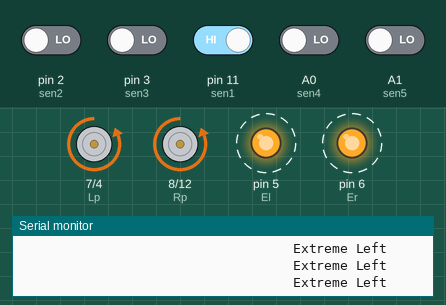
The sketch below on a simulated Arduino Uno, built with avr-gcc and run on an emulated ATmega328P. Parts: motor-driver pin pairs drawn as motors (green arrow = first pin HIGH = forward, orange = second pin HIGH = backward, longer = more drive), output pins drawn as LEDs (lit = HIGH), the last lines printed to the serial monitor. Dashed ring = blinking. The inputs (shaded band) are chosen by the test bench; at power-on: pin 11 (sen1) HIGH, A0 (sen4), A1 (sen5), pin 2 (sen2), pin 3 (sen3) LOW.

Above: at 1.35 s.
1.4 s: pin 3 (sen3) driven HIGH
At 2.3 s:
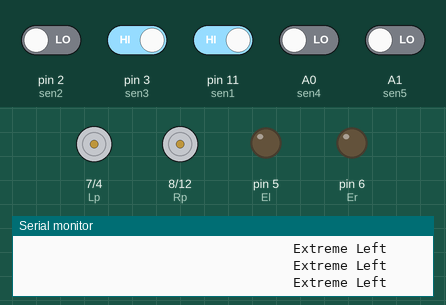
3.0 s: pin 3 (sen3) driven LOW
At 3.2 s:
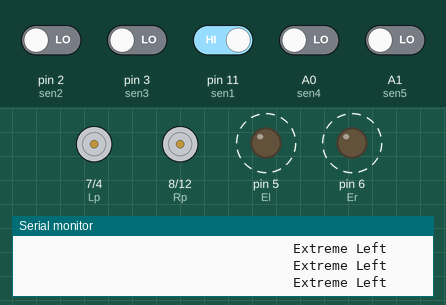
6.0 s: pin 2 (sen2) driven HIGH
9.0 s: pin 11 (sen1) driven LOW
12.0 s: pin 2 (sen2) driven LOW
At 13.1 s:
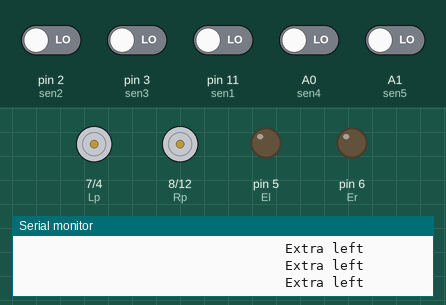
13.5 s: A0 (sen4) driven HIGH
At 13.62 s:
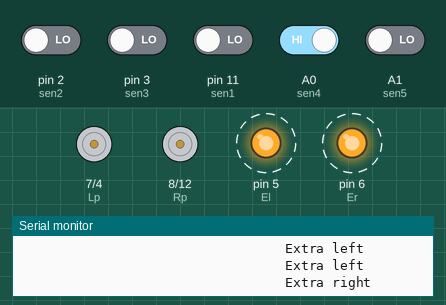
Timing chart, 0 to 17.5 s (numbered marks = the images above; inputs shaded):
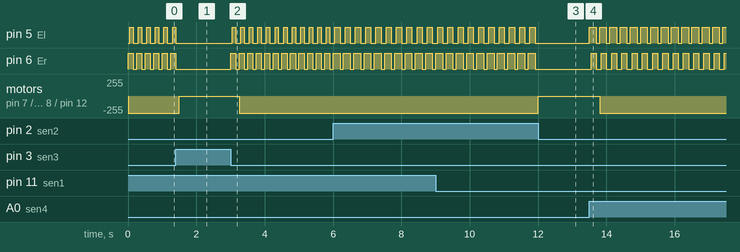

The sketch:

line_foll_16_sept.ino
```cpp
#define sen1 11
#define sen2 2
#define sen3 3
#define sen4 A0
#define sen5 A1
#define Lp 7 //left pin of positive motor
#define Ln 4 // left negative
#define El 5 // Enable pin of left motor
#define Rp 8 //right motor positive pin
#define Rn 12 //pin no of right negative motor
#define Er 6 //Enable pin of right motor. if it is 0 right motor is always off
//#define led 13

int i=0;
int j;
int n=10;

int s1,s2,s3,s4,s5;

int count=0;
int count1=30;
int count2=count1-count;

int sf=0;   //stop flag
int flag=1;
void setup() {
  // put your setup code here, to run once:
  Serial.begin(9600);
  pinMode(sen1,INPUT);
  pinMode(sen2,INPUT);
  pinMode(sen3,INPUT);
  pinMode(sen4,INPUT);
  pinMode(sen5,INPUT);
  pinMode(Lp,OUTPUT);
  pinMode(Ln,OUTPUT);
  pinMode(El,OUTPUT);
  pinMode(Er,OUTPUT);
  pinMode(Rp,OUTPUT);
  pinMode(Rn,OUTPUT);


//digitalWrite(El,HIGH);
  //digitalWrite(Er,HIGH);

  //MotorControl(1,1);
//  Serial.print("hi");
}

//obstacle detected returns 0
//refresh rate 5ms
//on time increased, radius of turn increased


void right(int);
void left(int);

void loop(){

  if(!sf)
    MotorControl(1,1);

  s1 = digitalRead(sen1);
  s2 = digitalRead(sen2);
  s3 = digitalRead(sen3);
  s4 = digitalRead(sen4);
  s5 = digitalRead(sen5);


  if(!s1 && s2 && s3 && s4 && !s5)
  {
    sf=0;
//    MotorControl(1,1);

//    if (count>0&&count < 20&&flag==1)
//    {
//      digitalWrite(El,HIGH);
//      digitalWrite(Er,HIGH);
//      delay(count);
//
//      digitalWrite(El,LOW);
//      digitalWrite(Er,LOW);
//      delay(count2);
//      count1++;
//      count2 = count1 - count;
//
//      if(count==18)
//        flag=2;
//    }
//    else if(count>0&&count < 20&&flag==2)
//    {
//       digitalWrite(El,HIGH);
//       digitalWrite(Er,HIGH);
//       delay(count);
//
//       digitalWrite(El,LOW);
//       digitalWrite(Er,LOW);
//       delay(count2);
//
//       count--;
//       count2 = count1 - count;
//       if(count==2)
//        flag=1;
//    }


    digitalWrite(Er,HIGH);
    digitalWrite(El,HIGH);
    delay(20);
    digitalWrite(Er,LOW);
    digitalWrite(El,LOW);
    delay(80);

    Serial.println("Straight");
  }

  else if(!s1 && !s2 && s3 && s4 && !s5)
  {
    sf=0;
//    MotorControl(1,1);
    Serial.println("                Right");
    right(3);
  }

  else if(!s1 && s2 && s3 && !s4 && !s5)
  {
    sf=0;
//    MotorControl(1,1);
    Serial.println("                          Left");
    left(3);
  }

  else if(s1 && s2 && !s3 && !s4 && !s5)
  {
    sf=0;
//    MotorControl(1,1);
    Serial.println("           Moderate Left");
    left(2);
  }

  else if(s1 && !s2 && !s3 && !s4 && !s5)
  {
    sf=0;
//    MotorControl(1,1);
    Serial.println("                                   Extreme Left");
    left(1);
  }

  else if(!s1 && !s2 && !s3 && s4 && s5)
  {
    sf=0;

//    MotorControl(1,1);
    Serial.println("             Moderate Right");
    right(2);
  }

  else if(!s1 && !s2 && !s3 && !s4 && s5 )
  {
    sf=0;
//    MotorControl(1,1);
    Serial.println("                                  Extereme Right");
    right(1);
  }
   else if(!s1 && s2 && !s3 && !s4 && !s5 )
  {
    sf=0;
//    MotorControl(1,1);
    Serial.println("                                  Extra left");
    left(2);
  }
   else if(!s1 && !s2 && !s3 && s4 && !s5 )
  {
    sf=0;
//    MotorControl(1,1);
    Serial.println("                                  Extra right");
    right(2);
  }
  else if(!s1 && s2 && s3 && s4 && s5 )
  {
    sf=0;
    digitalWrite(Er,HIGH);
    digitalWrite(El,HIGH);
    MotorControl(1,2);
    delay(300);
    Serial.println("                                  90 right");
  }
   else if(s1 && s2 && s3 && s4 && !s5 )
  {
    sf=0;
    digitalWrite(Er,HIGH);
    digitalWrite(El,HIGH);
    MotorControl(2,1);
    delay(300);
    Serial.println("                                  90 left");
  }
  else
  {
     sf=1;
     MotorControl(0,0);
  }
//    MotorControl(0,0);
    //delay(150);
}

void left(int id)
{
      digitalWrite(Er,HIGH);
      delay(50);
      if(id==1)
      {
        digitalWrite(El,HIGH);
        delay(100);
        digitalWrite(Er,LOW);
        digitalWrite(El,LOW);
        delay(100);
      }

      if(id==2)
      {
        digitalWrite(El,HIGH);
        delay(150);
        digitalWrite(Er,LOW);
        digitalWrite(El,LOW);
        delay(100);
      }

      if(id==3)
      {
        digitalWrite(El,HIGH);
        delay(250);
        digitalWrite(Er,LOW);
        digitalWrite(El,LOW);
        delay(100);
      }


}

void right(int id)
{
      digitalWrite(El,HIGH);
      delay(50);
      if(id==1)
      {
        digitalWrite(Er,HIGH);
        delay(100);
        digitalWrite(El,LOW);
        digitalWrite(Er,LOW);
        delay(100);
      }

      if(id==2)
      {
        digitalWrite(Er,HIGH);
        delay(150);
        digitalWrite(El,LOW);
        digitalWrite(Er,LOW);
        delay(100);
      }
      if(id==3)
      {
        digitalWrite(Er,HIGH);
        delay(250);
        digitalWrite(El,LOW);
        digitalWrite(Er,LOW);
        delay(100);
      }
}


void MotorControl(int driveL,int driveR)
{
  switch(driveL)
  {
    case 0:
      digitalWrite(Ln,LOW);
      digitalWrite(Lp,LOW);
      break;
    case 1:
      digitalWrite(Ln,HIGH);
      digitalWrite(Lp,LOW);
      break;
    case 2:
      digitalWrite(Ln,LOW);
      digitalWrite(Lp,HIGH);
      break;
    default:
      break;
  }

  switch(driveR)
  {
    case 0:
      digitalWrite(Rn,LOW);
      digitalWrite(Rp,LOW);
      break;
    case 1:
      digitalWrite(Rn,HIGH);
      digitalWrite(Rp,LOW);
      break;
    case 2:
      digitalWrite(Rn,LOW);
      digitalWrite(Rp,HIGH);
      break;
    default:
      break;
  }

}
```

Measured:
- after the input at 1.4 s, pin 5 (El), pin 6 (Er): goes on until 1.4 s, then stays LOW; motor on pin 7 (Lp) / pin 4 (Ln), motor on pin 8 (Rp) / pin 12 (Rn): backward 255/255 → stopped after 0.10 s
- after the input at 3.0 s, pin 5 (El): alternates HIGH for 0.10 s and LOW for 0.15 s, starting after 0.05 s; pin 6 (Er): alternates HIGH for 0.15 s and LOW for 0.10 s, starting at once; motor on pin 7 (Lp) / pin 4 (Ln), motor on pin 8 (Rp) / pin 12 (Rn): stopped → backward 255/255 after 0.25 s
- after the input at 12.0 s, pin 5 (El), pin 6 (Er): stops changing and stays LOW; motor on pin 7 (Lp) / pin 4 (Ln), motor on pin 8 (Rp) / pin 12 (Rn): backward 255/255 → stopped at once
- after the input at 13.5 s, pin 5 (El): alternates HIGH for 0.20 s and LOW for 0.10 s, starting at once; pin 6 (Er): alternates HIGH for 0.15 s and LOW for 0.15 s, starting after 0.05 s; motor on pin 7 (Lp) / pin 4 (Ln), motor on pin 8 (Rp) / pin 12 (Rn): stopped → backward 255/255 after 0.30 s
- by itself, pin 5 (El): alternates HIGH for 0.10 s and LOW for 0.15 s
- by itself, pin 6 (Er): alternates HIGH for 0.15 s and LOW for 0.10 s
